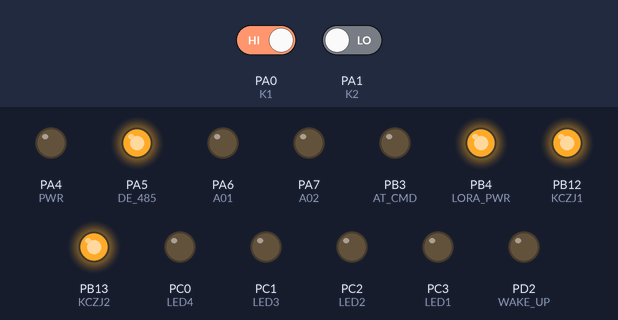
The sketch below on a simulated STM32 Blue Pill. On the bench: output pins drawn as LEDs (lit = HIGH). The test bench sets the inputs (shaded band); at power-on: PA0 (K1) HIGH, PA1 (K2) LOW. Pins used as bus, display or sensor lines are not drawn; what the sketch prints to the serial monitor is not drawn.

Above: at 2.2 s.
2.3 s: PA0 (K1) driven LOW and PA1 (K2) driven HIGH
At 2.7 s:
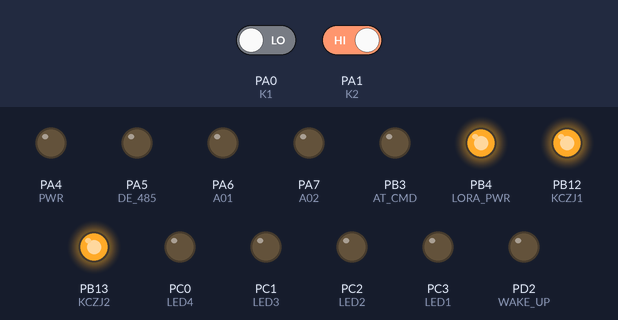
Timing chart, 0 to 5.3 s (numbered marks = the images above; inputs shaded):
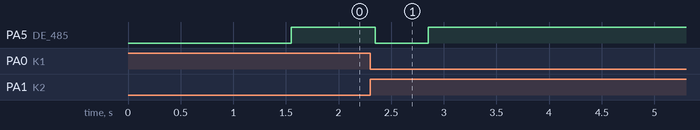

The sketch:

RS485_A200FrequencyConverter.ino
```cpp
// Visual Micro is in vMicro>General>Tutorial Mode
//
/*
    Name:       RS485_A200FrequencyConverter.ino
    Created:	2019/6/11 星期二 14:38:23
    Author:     刘家辉
*/

// Define User Types below here or use a .h file
//


// Define Function Prototypes that use User Types below here or use a .h file
//


// Define Functions below here or use other .ino or cpp files
//

// The setup() function runs once each time the micro-controller starts
#include"user_initialization.h"	//初始化函数
#include"MODBUS_RTU_CRC16.h"	//modbusCRC16校验的函数

static unsigned char YO_ON[8] = { 0x01,0x05,0x00,0x00,0xFF,0x00 };
static unsigned char YO_OFF[8] = { 0x01,0x05,0x00,0x00,0x00,0x00 };
static unsigned char Positive[8] = { 0x01,0x06,0x20,0x00,0x00,0x01 };
static unsigned char stop[8] = { 0x01,0x06,0x20,0x00,0x00,0x05 };
static unsigned char diagnosis[8] = { 0x01,0x08,0x00,0x00,0x12,0xAB };
String Y0_ON = "01050000FF00";
String str_crc;
static unsigned short length = 6;
static int modbus_CRC = 0x00;
static unsigned char RS485REceive_Data[50];
static int RS485REceive_Length = 0;


//相关函数的定义
int16_t RS485Receive_information(void);		//RS485接收函数
int16_t LORAReceive_information(void);      //LORA接收函数


void setup()
{
	Initialization();//初始化函数

	//str_crc = String(N_CRC16(YO_ON, length),HEX);
	//Serial.print("str_crc1 = ");
	//Serial.println(str_crc);

	//Serial.print("0,2 :");
	//Serial.println(str_crc.substring(0,2));//这是将String类型的字符串截取0-2的索引值

	//Serial.print("2,4 :");
	//Serial.println(str_crc.substring(2,4));//这是将String类型的字符串截取2-4的索引值
}

// Add the main program code into the continuous loop() function
void loop()
{
	RS485Receive_information();	//RS485的接收函数
	LORAReceive_information();	//LORA的接收函数
	if (digitalRead(K1) == LOW)
	{
		delay(50);//消抖
		if (digitalRead(K1) == LOW)
		{
			modbus_CRC = N_CRC16(Positive, length);//得到modbus_CRC的值
			Serial.print("modbusCRC16 = ");//输出modbus_CRC的值
			Serial.println(modbus_CRC, HEX);

			Positive[6] = modbus_CRC >> 8;
			Positive[7] = modbus_CRC;

			digitalWrite(DE_485, LOW);
			delay(500);
			Serial2.write(Positive, 8);//发送diagnosis的指令
			Serial2.flush();//等待485串口的数据发送完成
			digitalWrite(DE_485, HIGH);//高电平接收
			while (digitalRead(K1) == LOW);//为了防止按键一直按下，在这里空循环
		}
	}
	if (digitalRead(K2) == LOW)
	{
		delay(50);
		if (digitalRead(K2) == LOW)
		{
			modbus_CRC = N_CRC16(stop, length);//得到modbus_CRC的值
			Serial.print("modbusCRC16 = ");//输出modbus_CRC的值
			Serial.println(modbus_CRC, HEX);

			stop[6] = modbus_CRC >> 8;
			stop[7] = modbus_CRC;

			digitalWrite(DE_485, LOW);//低电平发送
			delay(500);
			Serial2.write(stop, 8);//发送Forward_running的指令
			Serial2.flush();//等待485串口的数据发送完成
			digitalWrite(DE_485, HIGH);//高电平接收
			while (digitalRead(K2) == LOW);//为了防止按键一直按下，在这里空循环
		}
	}
}

int16_t RS485Receive_information(void)
{
	while (Serial2.available() > 0)//RS485串口接收到数据
	{
		RS485REceive_Data[RS485REceive_Length++] = Serial2.read();
		/*RS485REceive_Length++;*/
		delay(5);
	}
	if (RS485REceive_Length > 0)
	{
		digitalWrite(LED4, HIGH);
		delay(400);
		digitalWrite(LED4, LOW);
		Serial.print("RS485REceive_Length = ");
		Serial.println(RS485REceive_Length);
		for (int i = 0; i < RS485REceive_Length; i++)
		{
			Serial.print(String("RS485REceive_Data") + "[" + i + "]");
			Serial.println(RS485REceive_Data[i], HEX);
		}
		RS485REceive_Length = 0;
	}
	return 0;

}

int16_t LORAReceive_information(void)
{
	return 0;
}
```

MODBUS_RTU_CRC16.h
```cpp
#ifndef _MODBUS_RTU_CRC16_H
#define _MODBUS_RTU_CRC16_H

unsigned int N_CRC16(unsigned char *updata,unsigned int len);


#endif
```

user_crc8.cpp
```cpp
//user_crc8.cpp
/*
*版权
*
* 文件名称:user_crc8.cpp
* 文件标识:配置管理计划书
* 摘要:crc8校验值的计算对比
*
* 当前版本:V1.0
* 作者:刘家辉
* 完成日期:
* 修改者:
* 修改日期:
*
* 取代版本:
* 原作者:刘家辉
* 完成日期:
*/


#include"user_crc8.h"	//引用头文件
// #define AL2_FCS_COEF ((1 << 7) + (1 << 6) + (1 << 5))


//函 数 名：GetCrc8()
//功能描述：
//函数说明：CRC8的函数
//调用函数：
//全局变量：
//输 入：需要CRC8校验的数组段
//返 回：CRC8计算得到的数值
/////////////////////////////////////////////////////////////////////
unsigned char GetCrc8(unsigned char * Check_Data, int Check_Length)
{
   unsigned char cFcs = 0;
   int i, j;

   for( i = 0; i < Check_Length; i ++ )
   {
    //   Serial.print(data[i], HEX);
    //   Serial.print(" ");
      cFcs ^= Check_Data[i];
      for(j = 0; j < 8; j ++)
      {
         if(cFcs & 1)
         {
            cFcs = (unsigned char)((cFcs >> 1) ^ AL2_FCS_COEF);
         }
         else
         {
            cFcs >>= 1;
         }
      }
   }
   return cFcs;
}
```

user_crc8.h
```cpp
//user_crc8.h
/*
*版权
*
* 文件名称:user_crc8.h
* 文件标识:配置管理计划书
* 摘要:crc8校验值的计算对比
*
* 当前版本:V1.0
* 作者:刘家辉
* 完成日期:
* 修改者:
* 修改日期:
*
* 取代版本:
* 原作者:刘家辉
* 完成日期:
 */


#ifndef USER_CRC8_H	//防止头文件user_initialization.h被重复调用
#define USER_CRC8_H

#include<arduino.h>	//引用标准库的头文件


#define AL2_FCS_COEF ((1 << 7) + (1 << 6) + (1 << 5))


typedef unsigned long  DWORD;
typedef unsigned short WORD;

static unsigned char Check_Data[50];   //用来存放接收到的数据
static int Check_Length = 0;


//全局函数声明
 unsigned char GetCrc8(unsigned char * Check_Data, int Check_Length);

//类结构声明


#endif
```

user_initialization.cpp
```cpp
//user_initialization.cpp
/*
*版权
*
* 文件名称:user_initialization.cpp
* 文件标识:配置管理计划书
* 摘要:对引脚进行初始化
*
* 当前版本:V1.0
* 作者:刘家辉
* 完成日期:
* 修改者:
* 修改日期:
*
* 取代版本:
* 原作者:刘家辉
* 完成日期:
*/


#include"user_initialization.h"	//引用头文件

//函 数 名：Initialization()
//功能描述：初始化的函数
//函数说明：
//调用函数：
//全局变量：
//输 入：
//返 回：
/////////////////////////////////////////////////////////////////////
void Initialization()//初始化函数
{
    //初始化引脚
    afio_cfg_debug_ports(AFIO_DEBUG_SW_ONLY);//因为引脚复用
    pinMode(RESETN,OUTPUT);//复位电路，给高电平进行复位
    pinMode(KCZJ1,OUTPUT);//继电器
    pinMode(KCZJ2,OUTPUT);
    pinMode(PWR,OUTPUT);//因为取消掉了MOS管，直接跳线，导致PWR无法使用
    pinMode(LED1,OUTPUT);
    pinMode(LED2,OUTPUT);
    pinMode(LED3,OUTPUT);
    pinMode(LED4,OUTPUT);
    pinMode(A01,OUTPUT);//缺少IC1 TLV2472芯片，该模块无法使用
    pinMode(A02,OUTPUT);
    pinMode(K1,INPUT);//按键
    pinMode(K2,INPUT);
    pinMode(LORA_PWR,OUTPUT);//LORA
    pinMode(RESETN,OUTPUT);
    pinMode(AT_CMD,OUTPUT);
    pinMode(WAKE_UP,OUTPUT);
	pinMode(VIN1,INPUT);//模拟输入
	pinMode(VIN2,INPUT);
	pinMode(DE_485, OUTPUT);//485使能引脚，低电平发送，高电平接收

    //初始化串口
    Serial.begin(9600);
	Serial2.begin(19200);
    Serial3.begin(9600);

    //继电器初始化//
    digitalWrite(KCZJ1,HIGH);
    digitalWrite(KCZJ2,HIGH);

    //LED初始化
    digitalWrite(LED1,LOW);
    digitalWrite(LED2,LOW);
    digitalWrite(LED3,LOW);
    digitalWrite(LED4,LOW);

    //lora相关初始化//
    digitalWrite(LORA_PWR,HIGH);
    digitalWrite(RESETN,HIGH);
    digitalWrite(AT_CMD,LOW);

	delay(1000);
	Serial.println("初始化完成");
}
```

user_initialization.h
```cpp
//user_initialization.h
/*
*版权
*
* 文件名称:user_initialization.h
* 文件标识:配置管理计划书
* 摘要:定义了需要初始化的引脚
*
* 当前版本:V1.0
* 作者:刘家辉
* 完成日期:
* 修改者:
* 修改日期:
*
* 取代版本:
* 原作者:刘家辉
* 完成日期:
 */


#ifndef USER_INITIALIZATION_H	//防止头文件user_initialization.h被重复调用
#define USER_INITIALIZATION_H
#include<arduino.h>	//引用标准库的头文件
#include<EEPROM.h>


//引脚定义
#define LED1        PC3     //LED1
#define LED2        PC2     //LED2
#define LED3        PC1     //LED3
#define LED4        PC0     //LED4
#define K1          PA0     //K1按键
#define K2          PA1     //K1按键
#define KCZJ1       PB12    //继电器1
#define KCZJ2       PB13    //继电器2
#define A01         PA6     //模拟输出1
#define A02         PA7     //模拟输出2
#define PWR         PA4     //12V升压模块供电
#define DE          PA5     //485模块供电
#define LORA_PWR    PB4     //LORA模块供电
#define LORA_TX     PB11    //LORA TX串口输出
#define LORA_RX     PB10    //LORX RX串口输入
#define AT_CMD      PB3     //高电平时为AT 模式，低电平为透传模式
#define WAKE_UP     PD2     //LORA模块唤醒引脚
#define RESETN      PC12    //LORA模块复位引脚
#define VIN1        PC4     //模拟输入电压1
#define VIN2        PC5     //模拟输入电压2
#define EX_POW		PB0		//
#define BAT_V		PB1		//
#define	BOOT1		PB2		//
#define	SWCLK		PA1		//
#define EEPROM_SDA  PB7     //EEPROM_SDA
#define EEPROM_SCL  PB6     //EEPROM_SCL
#define MCU_RX      PA10    //MCU_RX
#define MCU_TX      PA9     //MCU_TX
#define DE_485      PA5     //485DE
#define RX_485      PA3     //485RX
#define TX_485      PA2     //485TX
#define USBDM		PA11	//usbdm
#define USBDP		PA12	//usbdp
#define SWDIO		PA13	//swdio
#define	RESETn		PC12	//reset_n
#define Wake_Up		PD2		//wake_up
#define	WP			PB5		//wp

//全局函数声明
void Initialization(void);//初始化函数


//全局变量


//类结构声明


#endif
```

Source omitted: S_RTU_CRC16.cpp (data table, 3605 bytes)

Measured:
- after the input at 2.3 s, PA5 (DE_485): HIGH → LOW after 0.05 s, → HIGH 0.50 s later
